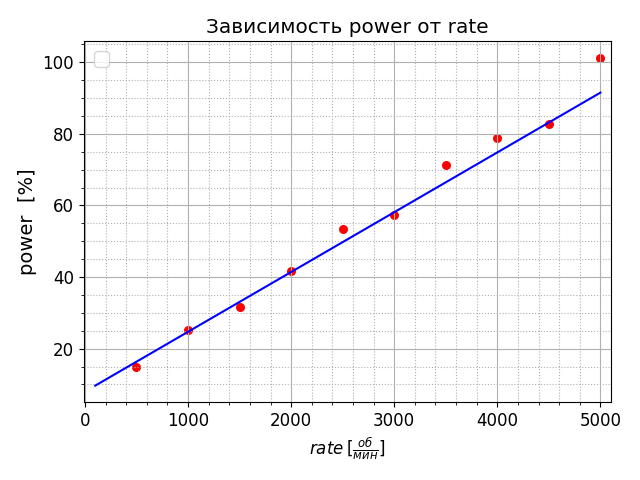

Write Python code to recreate this figure.
import numpy as np
import matplotlib.pyplot as plt
import matplotlib


matplotlib.rcParams.update({'font.size': 12})

x = np.linspace(100, 5000, 60000)
f1 = (0.0334*x+16)/2
x1 = [500,1000,1500,2000,2500,3000,3500,4000,4500,5000]
y1 = [20,33.5,42.1,55.6,71.4,76.3,95.2,105,110.15,135]
for i in range(len(y1)):
    y1[i] = y1[i]*0.75
#plt.rc('grid', linestyle=':', color='grey', linewidth= 1 )plt.grid(which='major')
plt.legend(fontsize=14)
# указываем в аргументе label содержание легенды 
plt.plot(x, f1, '-b')
plt.scatter(x1, y1,color='red',s = 30)


plt.xlabel(r'$rate\:[\frac{об}{мин}]$', fontsize=12)
plt.ylabel(r"power  [%]", fontsize=14)

plt.xlim([-10, 5100])
#plt.ylim([-0.001, 0.06])
plt.title("Зависимость power от rate")
# выводим легенду
plt.minorticks_on()

plt.grid(which='major')
# включаем дополнительную сетку
plt.grid(which='minor', linestyle=':')
plt.tight_layout()
plt.show()
